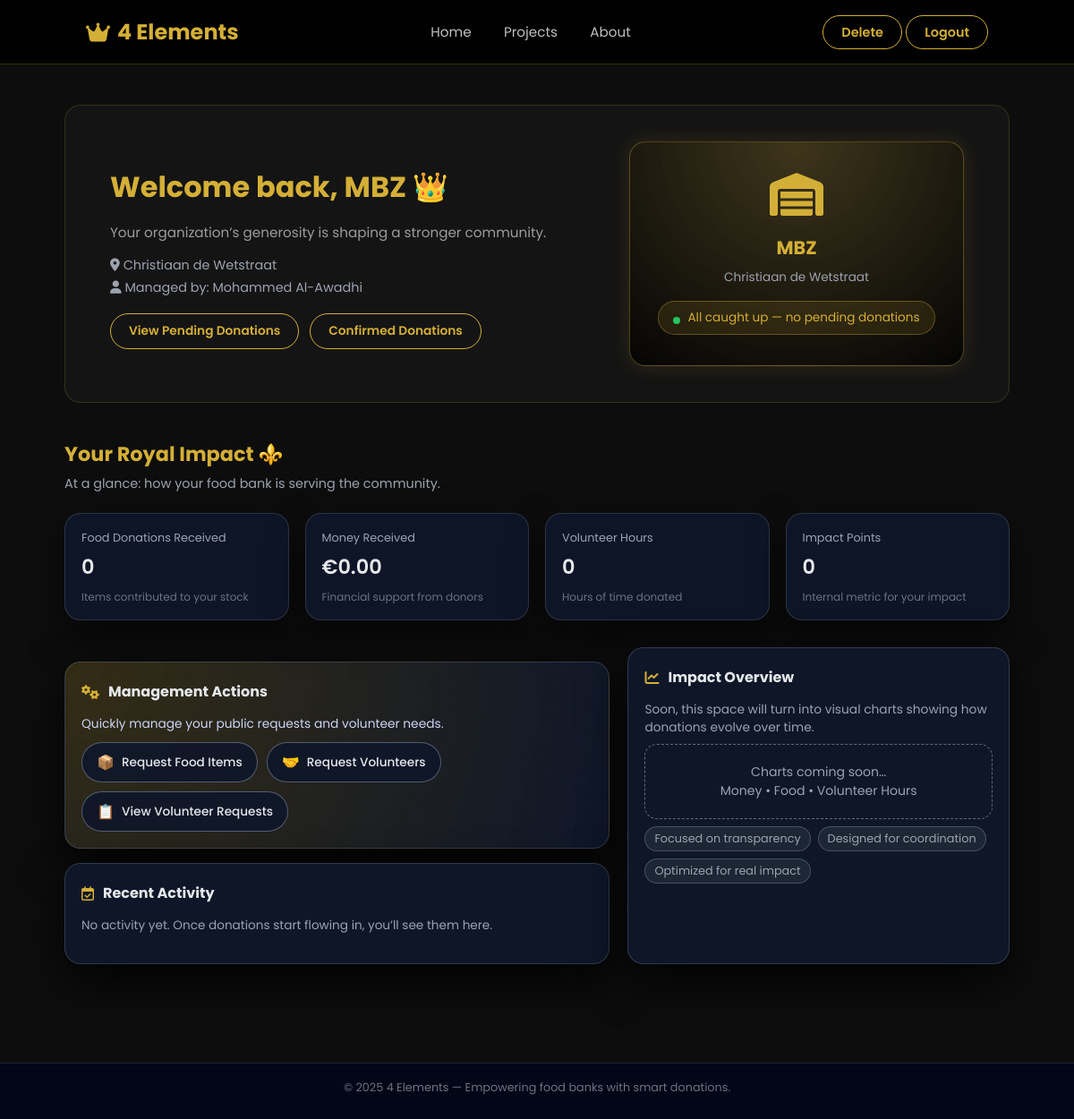
The app's page /account_donor (signed in), older data.
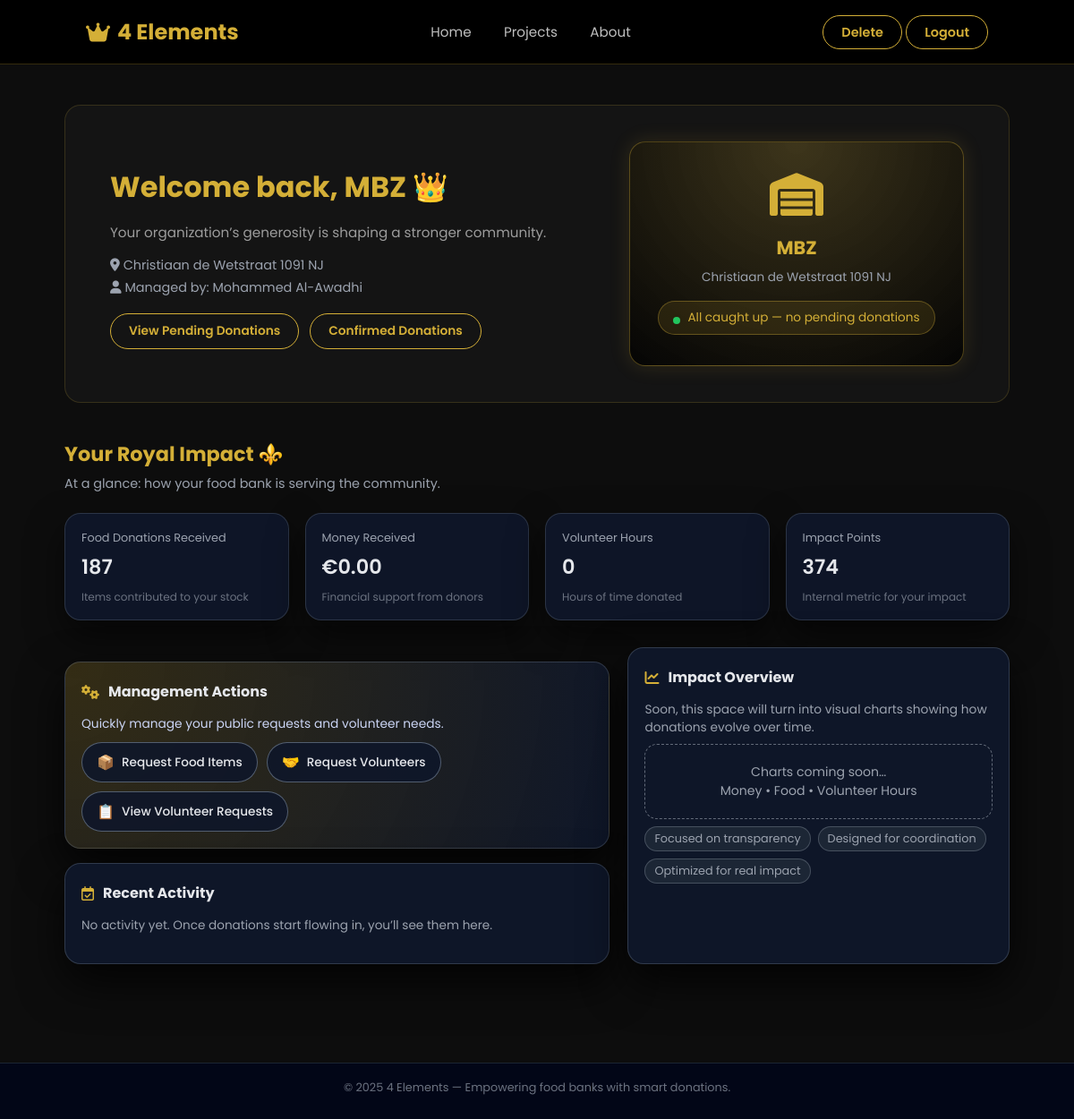
The same page, newer data.
### tables this page shows
CREATE TABLE donors (
            id INTEGER PRIMARY KEY AUTOINCREMENT,
            name TEXT NOT NULL,
            email TEXT UNIQUE NOT NULL,
            password TEXT NOT NULL,
            food_bank_name TEXT NOT NULL,
            address TEXT NOT NULL,
            latitude REAL,
            longitude REAL
        , food_received INTEGER DEFAULT 0, food_donations INTEGER DEFAULT 0);

### app.py (the view)
@app.route("/account_donor")
def account_donor():
    if "user" in session and session.get("user_type") == "donor":
        conn = sqlite3.connect("database.db")
        c = conn.cursor()
        c.execute("SELECT * FROM donors WHERE email=?", (session["email"],))
        donor_info = c.fetchone()
        if not donor_info:
            conn.close()
            flash("Donor account not found.", "error")
            return redirect(url_for("home"))
        donor_id = donor_info[0]
        c.execute("""
            SELECT food_received, food_donations
            FROM donors
            WHERE id = ?
        """, (donor_id,))
        stats = c.fetchone()
        food_received = stats[0] if stats else 0
        food_donations = stats[1] if stats else 0
        c.execute("""
            SELECT COUNT(*)
            FROM donation_promises
            WHERE donor_id=? AND status='pending'
        """, (donor_id,))
        pending_count = c.fetchone()[0]
        conn.close()
        return render_template(
            "account_donor.html",
            name=donor_info[1],
            food_bank_name=donor_info[4],
            address=donor_info[5],
            food_donations=food_received,
            food_received=food_received,
            volunteer_hours=0,
            money_donated=0,
            points=food_received * 2,
            pending_count=pending_count,
            activity=[]
        )
    flash("Please log in as a donor to continue.", "error")
    return redirect(url_for("login_page_donor"))

### templates/account_donor.html (shortened to what the changed rows need)
<!DOCTYPE html>
<html lang="en">
<head>
    <link rel="stylesheet" href="https://cdnjs.cloudflare.com/ajax/libs/font-awesome/6.7.2/css/all.min.css">
</head>
<body>
    <main>
        <section class="profile-container">
            <div class="profile-info">
                <h1>Welcome back, {{ food_bank_name }} 👑</h1>
                <p>Your organization’s generosity is shaping a stronger community.</p>
                <div class="profile-meta">
                    <div><i class="fa-solid fa-location-dot"></i> {{ address }}</div>
                    <div style="margin-top:4px;">
                        <i class="fa-solid fa-user"></i> Managed by: {{ name }}
                    </div>
                </div>
                <div class="actions">
                    <a href="{{ url_for('pending_promises') }}">
                    </a>
                    <a href="{{ url_for('confirmed_donations') }}">
                    </a>
                </div>
            </div>
            <div class="profile-card">
                <i class="fa-solid fa-warehouse"></i>
                <h2>{{ food_bank_name }}</h2>
                <span>{{ address }}</span> {% if pending_count and pending_count > 0 %}
                <div class="badge-pill">
                    <span class="dot pending"></span> {{ pending_count }} pending donation{{ 's' if pending_count > 1 else '' }}
                </div>
                {% else %}
                <div class="badge-pill">
                    <span class="dot"></span> All caught up — no pending donations
                </div>
                {% endif %}
            </div>
        </section>
        <section class="dashboard-wrapper">
            <div class="dashboard-header">
                <h2>Your Royal Impact ⚜️</h2>
            </div>
            <div class="stats-grid">
                <div class="stat-card">
                    <div class="stat-label">Food Donations Received</div>
                    <div class="stat-value">{{ food_donations }}</div>
                    <div class="stat-foot">Items contributed to your stock</div>
                </div>
                <div class="stat-card">
                    <div class="stat-label">Impact Points</div>
                    <div class="stat-value">{{ points }}</div>
                    <div class="stat-foot">Internal metric for your impact</div>
                </div>
            </div>
        </section>
    </main>
</body>
</html>

Row changes from the older to the newer data that the page shows:
changed donors "MBZ": address "Christiaan de Wetstraat" → "Christiaan de Wetstraat 1091 NJ"
Text that changed along with them:
{{ food_donations }}: "0" → "187"
{{ points }}: "0" → "374"
